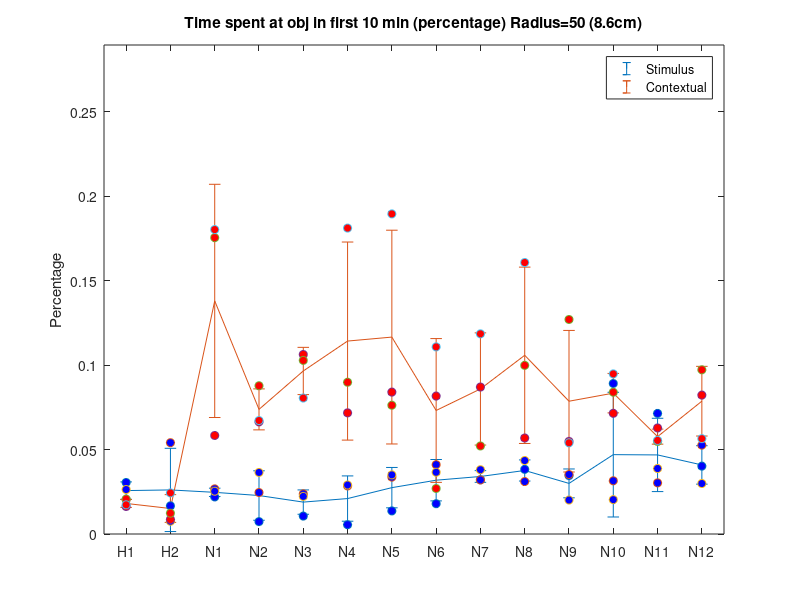
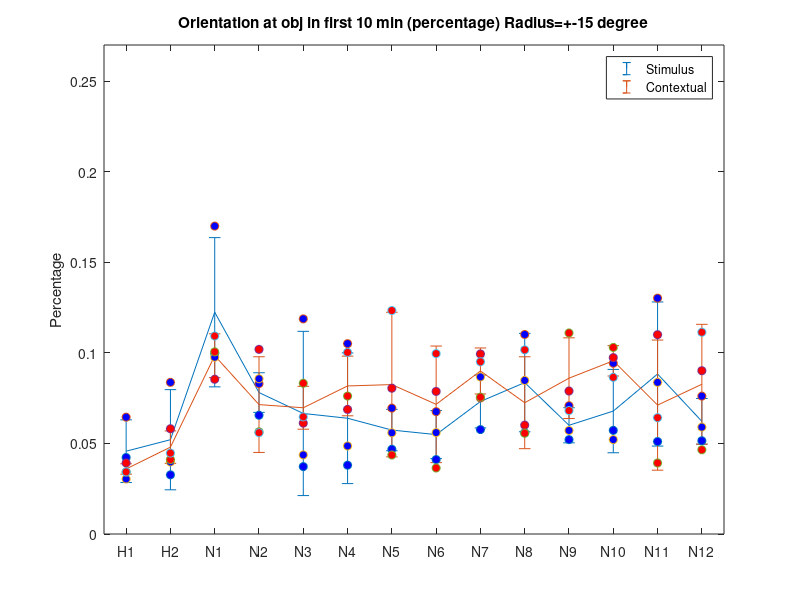

MATLAB code to generate these figures, in order:

XTick={'H1'	'H2'	'N1'	'N2'	'N3'	'N4'	'N5'	'N6'	'N7'	'N8'	'N9'	'N10'	'N11'	'N12'};
%XTick={'H1'	'H2'	'N1'	'N2'};
X=1:14;
Y_dis=[0.0162786821	0.0086115895	0.0583365743	0.0663925774	0.1062836824	0.071726207	0.0840046669	0.081671204	0.0870048336	0.0568364909	0.0548363798	0.0714484138	0.0627812656	0.0822267904;
0.0207233735	0.0123340186	0.1754541919	0.0877826546	0.102783488	0.0898383244	0.076226457	0.0269459414	0.0521140063	0.0998388799	0.1270070559	0.0839491083	0.0547808212	0.0972276238;
0.0172787377	0.0243346853	0.1802322351	0.0671703984	0.0805044725	0.1811211734	0.1895105284	0.1107839324	0.1185065837	0.1607311517	0.0540030002	0.0947830435	0.0553919662	0.0564475804;
0.0305016945	0.0166675926	0.0219456636	0.0073337408	0.0106117007	0.0055003056	0.013667426	0.0179454414	0.0321128952	0.0382799044	0.0345574754	0.089116062	0.0713928552	0.0401688983;
0.0202789044	0.0540585588	0.0267237069	0.0245569198	0.0237790988	0.0284460248	0.0336685371	0.0410578365	0.0320017779	0.031057281	0.0352241791	0.0315017501	0.03027946	0.0526140341;
0.0263347964	0.0075559753	0.0253347408	0.0364464692	0.0222790155	0.0290016112	0.0350019446	0.0365575865	0.0380576699	0.0435024168	0.0201122285	0.020334463	0.0387799322	0.0298905495;]

Y_ang=[0.0392244014	0.0581143397	0.0854491916	0.1019501083	0.0612256236	0.068781599	0.0805044725	0.0787265959	0.0993944108	0.0601144508	0.0789488305	0.0973942997	0.1100616701	0.0901716762;
0.0342241236	0.0411133952	0.1005611423	0.0564475804	0.0832268459	0.0761708984	0.0436135341	0.0364464692	0.0755597533	0.0556697594	0.111006167	0.1030057225	0.0392244014	0.0465025835;
0.0342796822	0.0446691483	0.1093394077	0.0559475526	0.0646702595	0.1002833491	0.1233957442	0.0996166454	0.0951163954	0.1016723151	0.0681704539	0.0865048058	0.0642257903	0.1113950775;
0.0422801267	0.0326684816	0.0997277627	0.0655591977	0.0372242902	0.0380021112	0.0467803767	0.0411133952	0.0576698705	0.055891994	0.0521140063	0.0572254014	0.0510583921	0.0515028613;
0.0645035835	0.0837268737	0.170009445	0.0830046114	0.1187843769	0.1051169509	0.0695038613	0.0675593089	0.0751152842	0.1101727874	0.0708372687	0.0942830157	0.1302294572	0.0761153397;
0.0303905773	0.0397799878	0.0976165343	0.0857269848	0.0436690927	0.0486138119	0.055891994	0.0560031113	0.0867270404	0.0847824879	0.0571698428	0.0521140063	0.0837268737	0.059003278;]


condavg=mean(Y_dis(1:3,:));
studavg=mean(Y_dis(4:6,:));

conaavg=mean(Y_ang(1:3,:));
stuaavg=mean(Y_ang(4:6,:));

condstd=std(Y_dis(1:3,:));
studstd=std(Y_dis(4:6,:));

conastd=std(Y_ang(1:3,:));
stuastd=std(Y_ang(4:6,:));


disfig=figure(1)
errorbar(X,studavg,studstd)
hold on
errorbar(X,condavg,condstd)
hold on
scatter(X,Y_dis(4,:),'Marker','o','MarkerFaceColor','b')
hold on
scatter(X,Y_dis(5,:),'Marker','o','MarkerFaceColor','b')
hold on
scatter(X,Y_dis(6,:),'Marker','o','MarkerFaceColor','b')
hold on
scatter(X,Y_dis(1,:),'Marker','o','MarkerFaceColor','r')
hold on
scatter(X,Y_dis(2,:),'Marker','o','MarkerFaceColor','r')
hold on
scatter(X,Y_dis(3,:),'Marker','o','MarkerFaceColor','r')
title('Time spent at obj in first 10 min (percentage) Radius=50 (8.6cm)')
ylabel('Percentage')
legend('Stimulus','Contextual')
xticks(X);
xticklabels(XTick);
axis([X(1)-0.5 X(end)+0.5 0 max(max(Y_dis))+0.1]);


angfig=figure(2)
errorbar(X,stuaavg,stuastd)
hold on
errorbar(X,conaavg,conastd)
hold on
scatter(X,Y_ang(4,:),'Marker','o','MarkerFaceColor','b')
hold on
scatter(X,Y_ang(5,:),'Marker','o','MarkerFaceColor','b')
hold on
scatter(X,Y_ang(6,:),'Marker','o','MarkerFaceColor','b')
hold on
scatter(X,Y_ang(1,:),'MarkerFaceColor','r')
hold on
scatter(X,Y_ang(2,:),'Marker','o','MarkerFaceColor','r')
hold on
scatter(X,Y_ang(3,:),'Marker','o','MarkerFaceColor','r')

title('Orientation at obj in first 10 min (percentage) Radius=+-15 degree')
ylabel('Percentage')
legend('Stimulus','Contextual')
xticks(X);
xticklabels(XTick);
axis([X(1)-0.5 X(end)+0.5 0 max(max(Y_ang))+0.1]);

saveas(disfig,'Distance_compare.png')
saveas(angfig,'Angle_compare.png')
